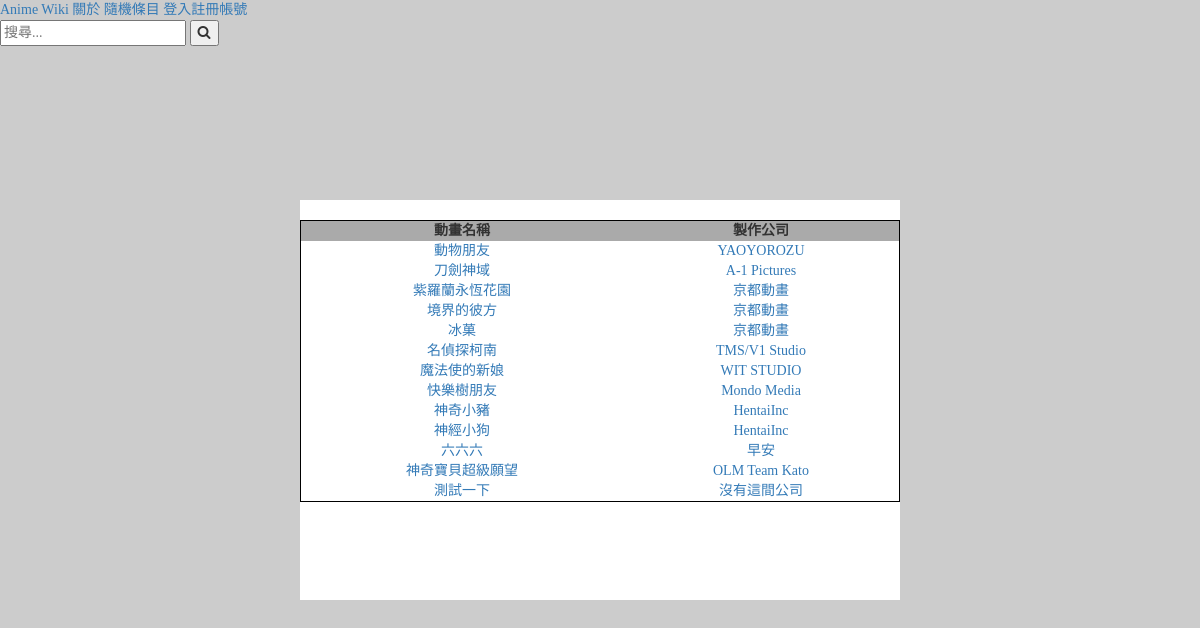
Before: / with the older database file.
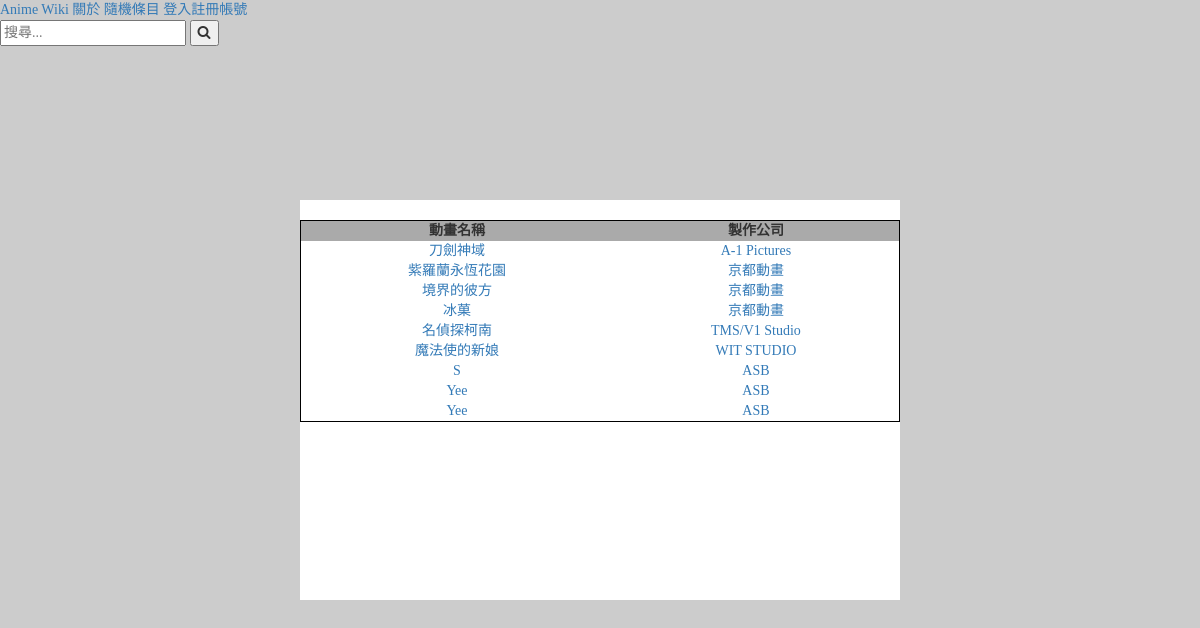
After: the same page with the newer database file.
### tables this page shows
CREATE TABLE `anime` (
  `id` int(6) NOT NULL,
  `name` varchar(20) NOT NULL
);

CREATE TABLE `company` (
  `id` int(6) NOT NULL,
  `name` varchar(20) NOT NULL
);

### session.php (called while the page is built, shortened)
<?php
	if(!isset($_SESSION['username']) || empty($_SESSION['username'])){
		$account = '';
	} else {
		$account = $_SESSION['username'];
	}
?>

### index.php (the view, shortened to what this page needs)
<?php
	require_once 'session.php';
?>
<!DOCTYPE html>
<html>
<head>
	<link rel="stylesheet" href="https://maxcdn.bootstrapcdn.com/bootstrap/3.3.7/css/bootstrap.css">
	<link rel="stylesheet" href="./style/style.css">
	<link rel="stylesheet" href="https://cdnjs.cloudflare.com/ajax/libs/font-awesome/4.7.0/css/font-awesome.min.css">
</head>
<body>
	<div class="topnav">
		<a class="active" href="index.php">Anime Wiki</a>
		<a href="#about">關於</a>
		<a href="#rand">隨機條目</a>
		<?php
			if(!$account){
				echo "<a class='account' href='login.php'>登入</a>";
				echo "<a class='account' href='register.php'>註冊帳號</a>";
			} else {
				echo "<a class='account' href='logout.php'>登出</a>";
				echo "<a class='account' href='account.php'>".$account."</a>";
				echo "<a class='account' href='add.php'>新增條目</a>";
			}
		?>
		<div class="search-container">
			<form  method="POST" action="searchResult.php">
				<input type="text" name="_name" placeholder="搜尋...">
				<button type="submit"><i class="fa fa-search"></i>
			</form>
		</div>
	</div>
	<center id="paper">
		<br>
		<table>
			<tr class="title">
				<td>動畫名稱</td><td>製作公司</td>
			</tr>
			<?php
				$sql = "SELECT anime.name, company.name, anime.id, company.id
				FROM anime, make, company
				WHERE anime.id = anime_id
				and company.id = company_id;";
				$main = '';
				$result = mysql_query($sql) or die("Error Message:".mysql_error( ));
				while ( list($a,$b,$c,$d) = mysql_fetch_row($result) ){
					$main .="<tr class='content'><td><a href=\"anime.php?id=$c\">$a</td><td><a href=\"company.php?id=$d\">$b</td>";
				}
				echo $main;
			?>
		</table>
	</center>
	</body>
</html>

### style/style.css (style rules this page uses)
body { background-color: #CCC; font-family: 'Slabo 27px', serif; }
table { border: 1px solid black; width: 600px; }
#paper { position: absolute; background-color: #fff; height: 50%; width: 50%; top: 50%; left: 50%; transform: translate(-50%, -50%); overflow-y: scroll; }
.title { font-weight: bold; text-align: center; background-color: #AAA; }
.content { text-align: center; }

Changed rows visible on the page:
removed anime: name "動物朋友", company.name "YAOYOROZU"
removed anime: name "快樂樹朋友", company.name "Mondo Media"
removed anime: name "神奇小豬", company.name "HentaiInc"
removed anime: name "神經小狗", company.name "HentaiInc"
removed anime: name "六六六", company.name "早安"
removed anime: name "神奇寶貝超級願望", company.name "OLM Team Kato"
removed anime: name "測試一下", company.name "沒有這間公司"
added anime: name "S", company.name "ASB"
added anime: name "Yee", company.name "ASB"
added anime: name "Yee", company.name "ASB"
